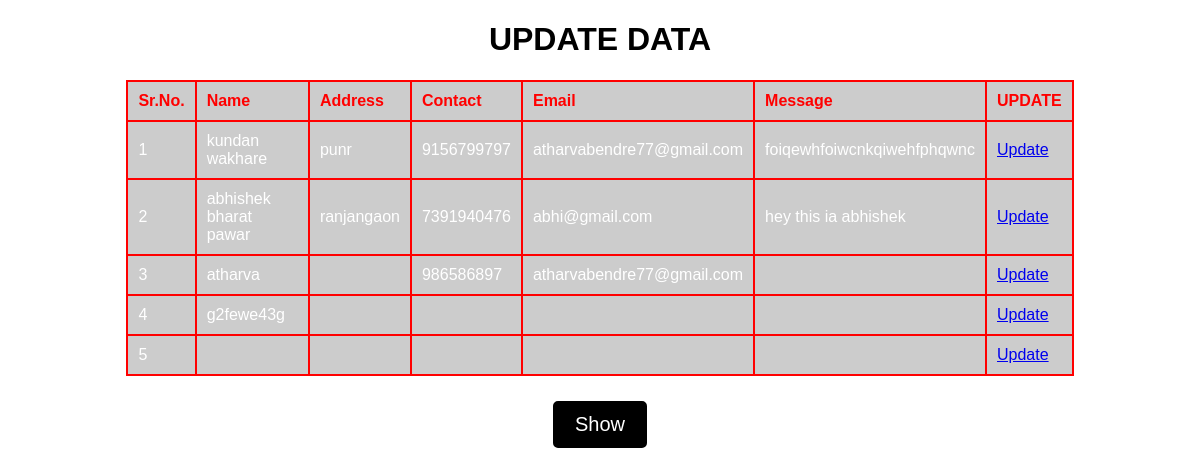
The page /update/ on the database its author committed.
### crudapp/models.py (models this page shows)
class Employee(models.Model):
    name=models.CharField(max_length=100)
    address=models.CharField(max_length=200)
    contact=models.CharField(max_length=20)
    email=models.EmailField(max_length=100)
    msg=models.CharField(max_length=200)

### crudapp/views.py (the view)
# urls.py: path("update/",views.update),
def update(request):
    mm = Employee.objects.all()
    return render(request, "update.html", {"all": mm})

### templates/update.html (shortened to what this page needs)
<!DOCTYPE html>
<html lang="en">
<head>
</head>
<body>
    <h1>UPDATE DATA</h1>
    <table>
        <tr>
            <th>Sr.No.</th>
            <th>Name</th>
            <th>Address</th>
            <th>Contact</th>
            <th>Email</th>
            <th>Message</th>
            <th>UPDATE</th>
        </tr>
        {% for i in all %}
        <tr>
            <td> {{ forloop.counter }}</td>
            <td>{{ i.name }}</td>
            <td>{{ i.address }}</td>
            <td>{{ i.contact }}</td>
            <td>{{ i.email }}</td>
            <td>{{ i.msg }}</td>
            <td> <a href="/edit/{{i.id}}">Update</a></td>
        </tr>
        {% endfor %}
    </table>
    <div class="button-container">
    <a href="/show"><button class="action-button">Show</button></a>
    </div>
</body>
</html>

### templates/update.html (style rules this page uses)
body { background-image: url('http://getwallpapers.com/wallpaper/full/2/c/a/615014.jpg'); color: white; font-family: Arial, sans-serif; }
h1 { text-align: center; color: #000000; animation: glow 1.5s ease-in-out infinite alternate; }
table { border: 1px solid red; border-collapse: collapse; width: 80%; margin: 20px auto; background-color: rgba(0, 0, 0, 0.2); }
th, td { border: 2px solid rgb(255, 0, 0); padding: 10px; color: #ffffff; text-align: left; }
th { color: red; }
.button-container { text-align: center; margin-top: 1.5%; }
.action-button { display: inline-block; padding: 10px 20px; font-size: 20px; text-align: center; text-decoration: none; border: 2px solid #000; color: #ffffff; background-color: #000000; border-radius: 5px; cursor: pointer; transition: background-color 0.3s, color 0.3s, box-shadow 0.3s; margin: 5px; animation: glow 1.5s ease-in-out infinite alternate; }

### rows shown on the page
Employee: name "kundan wakhare", address "punr", contact "9156799797", email "atharvabendre77@gmail.com", msg "foiqewhfoiwcnkqiwehfphqwnc"
Employee: name "abhishek bharat pawar", address "ranjangaon", contact "7391940476", email "abhi@gmail.com", msg "hey this ia abhishek"
Employee: name "atharva", contact "986586897", email "atharvabendre77@gmail.com"
Employee: name "g2fewe43g"
